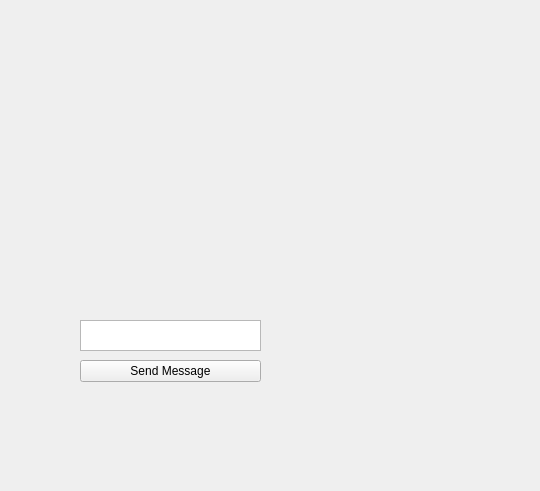
<?xml version="1.0" encoding="UTF-8"?>
<ui version="4.0">
 <class>LehaStar</class>
 <widget class="QWidget" name="LehaStar">
  <property name="geometry">
   <rect>
    <x>0</x>
    <y>0</y>
    <width>540</width>
    <height>491</height>
   </rect>
  </property>
  <property name="windowTitle">
   <string>Form</string>
  </property>
  <widget class="QTextEdit" name="textEdit">
   <property name="geometry">
    <rect>
     <x>80</x>
     <y>320</y>
     <width>181</width>
     <height>31</height>
    </rect>
   </property>
  </widget>
  <widget class="QPushButton" name="testBtn">
   <property name="geometry">
    <rect>
     <x>80</x>
     <y>360</y>
     <width>181</width>
     <height>22</height>
    </rect>
   </property>
   <property name="text">
    <string>Send Message</string>
   </property>
  </widget>
 </widget>
 <resources/>
 <connections/>
</ui>
